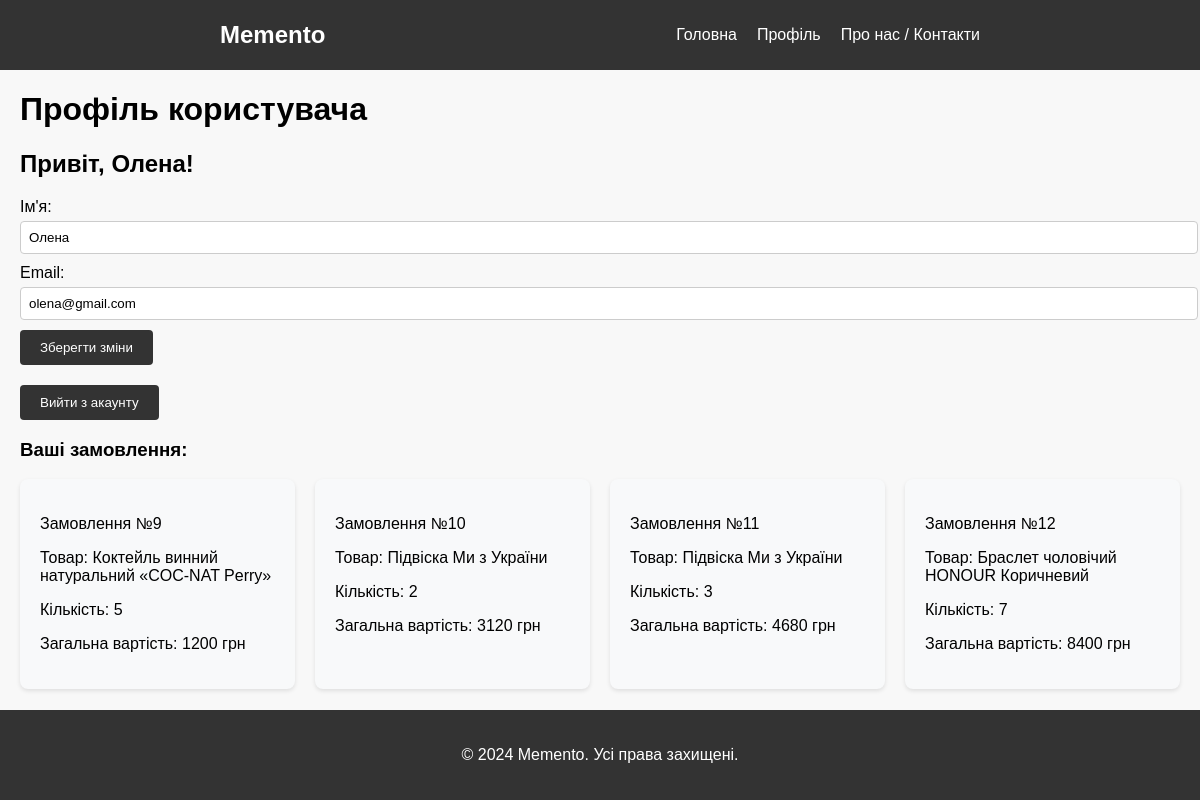
Page /profile.php (signed in) on the committed database.
### tables this page shows
CREATE TABLE IF NOT EXISTS `users` (
  `id` int NOT NULL AUTO_INCREMENT,
  `name` text NOT NULL,
  `email` text NOT NULL,
  `password` text NOT NULL,
  PRIMARY KEY (`id`)
);

CREATE TABLE IF NOT EXISTS `orders` (
  `id` int NOT NULL AUTO_INCREMENT,
  `city` text NOT NULL,
  `num_department` int NOT NULL,
  `phone` text NOT NULL,
  `id_user` int NOT NULL,
  `id_goods` int NOT NULL,
  `count` int NOT NULL,
  `all_price` int DEFAULT NULL,
  PRIMARY KEY (`id`)
);

CREATE TABLE IF NOT EXISTS `goods` (
  `id` int NOT NULL AUTO_INCREMENT,
  `title` text NOT NULL,
  `price` int NOT NULL,
  `info` text NOT NULL,
  `photo` text NOT NULL,
  `data_creation` datetime NOT NULL,
  `id_categories` int NOT NULL,
  PRIMARY KEY (`id`)
);

### models/orderMod.php (called while the page is built, shortened)
<?php
class OrderMod {
    private $id;
    public $productName;
    private $count;
    private $allPrice;
    public function __construct($id, $city, $departmentNumber, $phone, $userId, $productId, $productName, $count, $allPrice) {
        $this->id = $id;
        $this->productName = $productName;
        $this->count = $count;
        $this->allPrice = $allPrice;
    }
    public function getId() {
        return $this->id;
    }
    public function getProductName() {
        return $this->productName;
    }
    public function getCount() {
        return $this->count;
    }
    public function getAllPrice() {
        return $this->allPrice;
    }
}

### profile.php (the view, shortened to what this page needs)
<?php
require_once 'models/OrderMod.php';
$dbConnection = DatabaseConnection::getInstance();
$connection = $dbConnection->getConnection();
$stmt = $connection->prepare("SELECT * FROM users WHERE id = :id");
$stmt->bindParam(':id', $_SESSION['user_id']);
$stmt->execute();
$user = $stmt->fetch(\PDO::FETCH_ASSOC);
$orders = [];
$stmt = $connection->prepare("SELECT orders.*, goods.title AS product_name FROM orders
    INNER JOIN goods ON orders.id_goods = goods.id
    WHERE id_user = :user_id");
$stmt->bindParam(':user_id', $_SESSION['user_id']);
$stmt->execute();
$ordersData = $stmt->fetchAll(\PDO::FETCH_ASSOC);
foreach ($ordersData as $orderData) {
    $order = new OrderMod(
        $orderData['id'],
        $orderData['city'],
        $orderData['num_department'],
        $orderData['phone'],
        $orderData['id_user'],
        $orderData['id_goods'],
        $orderData['product_name'],
        $orderData['count'],
        $orderData['all_price']
    );
    $orders[] = $order;
}
?>
<!DOCTYPE html>
<html lang="en">
<head>
    <link rel="stylesheet" href="styles/profile.css">
    <link rel="stylesheet" href="styles/wrapper.css">
</head>
<body>
<?php include 'wrapper/header.php'; ?>
<main class="container">
    <h1>Профіль користувача</h1>
    <h2>Привіт, <?php echo $user['name']; ?>!</h2>
    <form method="post" action="<?php echo htmlspecialchars($_SERVER["PHP_SELF"]); ?>">
        <label for="new_name">Ім'я:</label>
        <input type="text" id="new_name" name="new_name" value="<?php echo $user['name']; ?>" required>
        <label for="new_email">Email:</label>
        <input type="email" id="new_email" name="new_email" value="<?php echo $user['email']; ?>" required>
        <button type="submit" name="edit">Зберегти зміни</button>
    </form>
    <form method="post" action="<?php echo htmlspecialchars($_SERVER["PHP_SELF"]); ?>">
        <button type="submit" name="logout">Вийти з акаунту</button>
    </form>
    <h3>Ваші замовлення:</h3>
    <div class="order-list">
        <?php foreach ($orders as $order) { ?>
            <div class="order-item">
                <p>Замовлення №<?php echo $order->getId(); ?></p>
                <p>Товар: <?php echo $order->getProductName(); ?></p>
                <p>Кількість: <?php echo $order->getCount(); ?></p>
                <p>Загальна вартість: <?php echo $order->getAllPrice(); ?> грн</p>
            </div>
        <?php } ?>
    </div>
</main>
<?php include 'wrapper/footer.php'; ?>
</body>
</html>

### wrapper/header.php
<header>
    <nav>
        <a class="logo" href="index.php">Memento</a>
        <ul>
            <li><a href="index.php">Головна</a></li>
            <li><a href="profile.php">Профіль</a></li>
            <li><a href="about.php">Про нас / Контакти</a></li>
        </ul>
    </nav>
</header>

### wrapper/footer.php
<footer>
    <p>&copy; 2024 Memento. Усі права захищені.</p>
</footer>

### styles/profile.css (style rules this page uses)
form { margin-top: 20px; }
label { display: block; margin-bottom: 5px; }
input[type="text"], input[type="email"] { width: 100%; padding: 8px; margin-bottom: 10px; border-radius: 4px; border: 1px solid #ccc; }
button { background-color: #333; color: #fff; border: none; border-radius: 4px; padding: 10px 20px; cursor: pointer; }
.order-list { display: grid; gap: 20px; grid-template-columns: repeat(auto-fill, minmax(250px, 1fr)); }
.order-item { background-color: #f8f9fa; border-radius: 8px; padding: 20px; box-shadow: 0 2px 4px rgba(0, 0, 0, 0.1); }

### styles/wrapper.css (style rules this page uses)
body { font-family: Arial, sans-serif; background-color: #f8f8f8; margin: 0; padding: 0; }
.container { max-width: 1200px; margin: 20px auto; padding: 0 20px; }
header { background-color: #333; }
nav { display: flex; justify-content: space-between; align-items: center; padding: 10px 20px; color: #fff; margin: 0 200px; }
nav a.logo { margin-right: auto; color: #fff; text-decoration: none; font-family: 'Helvetica', sans-serif; font-size: 24px; font-weight: bold; }
nav ul { list-style-type: none; display: flex; align-items: center; }
nav ul li { margin-left: 20px; }
nav ul li a { text-decoration: none; color: #fff; }
footer { background-color: #333; color: #fff; text-align: center; padding: 20px 0; position: fixed; bottom: 0; width: 100%; }

### rows in the picture
users: name "Олена", new_name "Олена", new_email "olena@gmail.com"
orders: id "9", id_goods.title "Коктейль винний натуральний «COC-NAT Perry»", count "5", all_price "1200"
orders: id "10", id_goods.title "Підвіска Ми з України", count "2", all_price "3120"
orders: id "11", id_goods.title "Підвіска Ми з України", count "3", all_price "4680"
orders: id "12", id_goods.title "Браслет чоловічий HONOUR Коричневий", count "7", all_price "8400"
